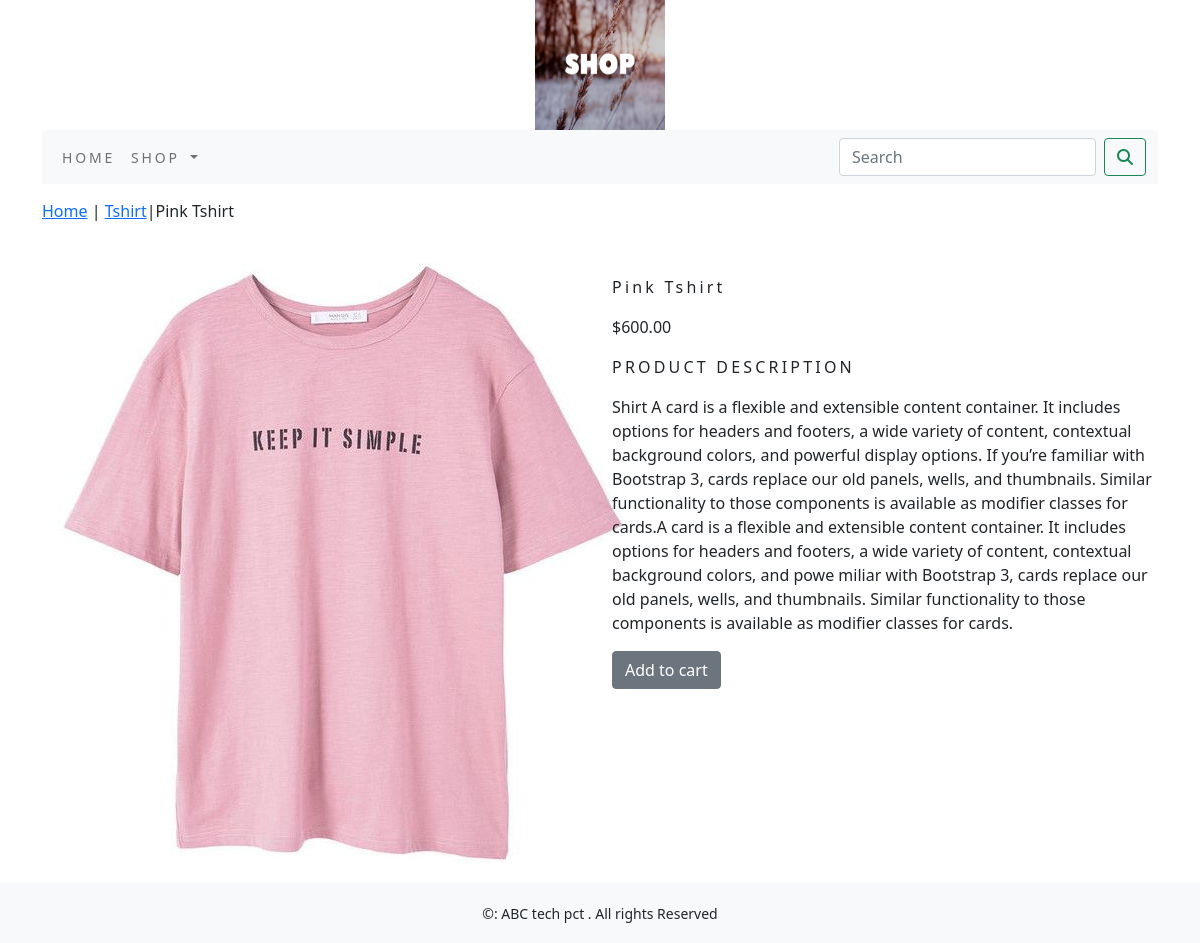
Page /shop/tshirt/pink-tshirt/ on the committed database.
### shop/models.py (models this page shows, shortened)
class Product(models.Model):
    name=models.CharField(max_length=250,unique=True)
    slug=models.SlugField(max_length=250,unique=True)
    description=models.TextField(blank=True)
    price=models.DecimalField(max_digits=10,decimal_places=2)
    category=models.ForeignKey(Category,on_delete=models.CASCADE)
    image=models.ImageField(upload_to='product',blank=True)
    stock=models.IntegerField()
    available=models.BooleanField(default=True)
    created=models.DateTimeField(auto_now_add=True)
    updated=models.DateTimeField(auto_now_add=True)
    class Meta:
        ordering = ('name',)
        verbose_name = 'product'
        verbose_name_plural = 'products'

class Category(models.Model):
    name=models.CharField(max_length=250,unique=True)
    slug=models.SlugField(max_length=250,unique=True)
    description=models.TextField(blank=True)
    image=models.ImageField(upload_to='category',blank=True)
    class Meta:
        ordering=('name',)
        verbose_name='category'
        verbose_name_plural='categories'
    def get_url(self):
     return reverse('shop:products_by_category',args=[self.slug])
    def __str__(self):
        return  '{}'.format(self.name)

### shop/views.py (the view)
# urls.py: path('<slug:c_slug>/<slug:product_slug>/', views.proCatdetail,name='proCatdetail')
def proCatdetail(request,c_slug,product_slug):
    try:
        product=Product.objects.get(category__slug=c_slug,slug=product_slug)
    except Exception as e:
        raise e
    return render(request,'product.html',{'product':product})

### cart/context_processors.py (called while the page is built)
def counter(request):
    item_count=0
    if 'admin' in request.path:
        return {}
    else:
        try:
            cart=Cart.objects.filter(cart_id=_cart_id(request))
            cart_items=CartItem.objects.all().filter(cart=cart[:1])
            for cart_item in cart_items:
                item_count += cart_item.quantity
        except Cart.DoesNotExist:
            item_count =0
    return dict(item_count=item_count)

### cart/views.py (called while the page is built)
def _cart_id(request):
    cart = request.session.session_key
    if not cart:
        cart = request.session.create()
    return cart

### shop/context_processors.py (called while the page is built)
def menu_links(request):
    links=Category.objects.all()
    return dict(links=links)

### templates/product.html (shortened to what this page needs)
{% extends 'base.html' %}
{% load static %}
{% block content %}
<div class="row my_prod_row_class">
  <div class="mx_auto">
    <p><a href="{% url 'shop:allProdCat' %}}">Home</a> | <a href="{{product.category.get_url}}" >{{product.category}}</a>|{{product.name}}</p>
  </div>
<div class="container">
<br>
<div class="row">
    <div class="col-12 col-sm-12 col-md-12 col-lg-6 text-center">
            <div style="min-width:18rem">
                <img src="{{product.image.url}}" alt="{{product.name}}">
            </div>
    </div>
        <div class="col-12 col-sm-12 col-md-12 col-lg-6">
            <div>
                <h1 class="my_prod_title">{{product.name}}</h1>
                <p>${{product.price}}</p>
                <p class="my_title">Product Description</p>
                <p class="text-justify my_prod_text">{{product.description}}</p>
                {% if product.stock <= 0 %}
                <p class="text-justify my_prod_text"><b>Out of stock</b></p>
                 {% else %}
                 <a class="btn btn-secondary" href="{% url 'cart:add_cart' product.id  %}">Add to cart</a>
                {% endif %}
            </div>
        </div>
</div>
</div>
</div>
{% endblock %}

### static/css/custom.css (style rules this page uses)
body { font-family: 'Roboto', sans-serif; }
.my_title { font-size:16px; text-transform:uppercase; letter-spacing:.2em; }
.my_prod_row_class { padding-top:15px; padding-bottom:20px; }
.my_prod_title { font-size:16px; text_transform:uppercase; letter-spacing:.2em; padding-top:15px; padding-bottom:10px; }
.my_prod_text { padding-right: }

### rows in the picture
Product: category "Tshirt", name "Pink Tshirt", image (picture), price "600.00", description "Shirt A card is a flexible and extensible content container. It includes options for headers and footers, a wide variety of content, contextual background colors, and powerful display options. If you’re familiar with Bootstrap 3, cards replace our old panels, wells, and thumbnails. Similar functionality to those components is available as modifier classes for cards.A card is a flexible and extensible content container. It includes options for headers and footers, a wide variety of content, contextual background colors, and powe miliar with Bootstrap 3, cards replace our old panels, wells, and thumbnails. Similar functionality to those components is available as modifier classes for cards."
